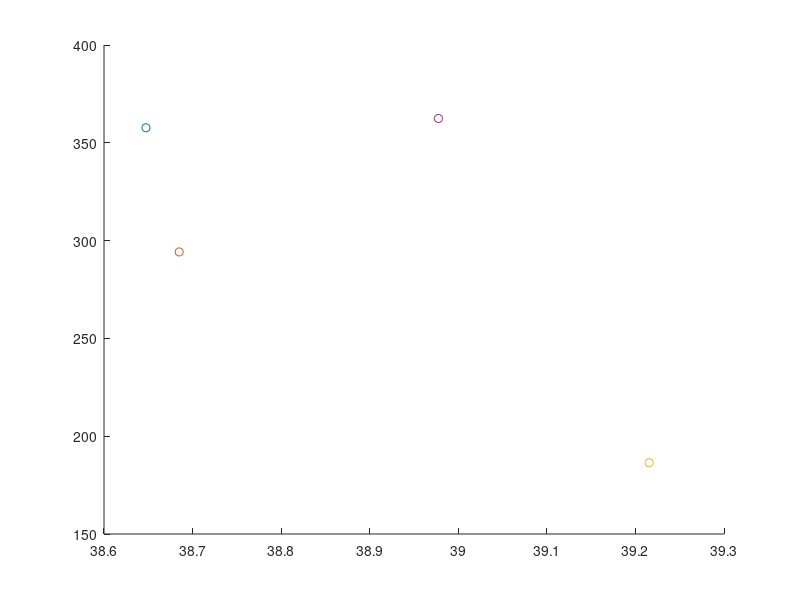

Recreate this plot in MATLAB.
clc
clear
close all

% Weight & Balance Estimation for Transport Aircraft

% Variable Definitions:
A = 8.77; %- Wing aspect ratio (unitless)
Ah = 5.8; %- Horizontal tailplane aspect ratio (unitless)
Av = 2*1.6; %- Vertical tailplane aspect ratio (unitless)
Afc = 3887.9244; %- Cargo hold floor area (ft^2), set to 0 initially, replace with actual value
Bw = 213.2; %- Wing span (ft), set to 0 initially, replace with actual value
Bh = 51; % - Horizontal tailplane span (ft)
D = 20.8; %- Maximum fuselage diameter (ft), set to 0 initially, replace with actual value
Fw = 14.7638; %- Fuselage width at horizontal tail intersection (ft), set to 0, replace as needed
HtHv = 0; % - Location of horizontal tailplane on vertical tail (0 for fuselage-mounted, 1 for T-tail)
Kbuf = 5.68; %- Factor for range; 1.02 for short ranges, 5.68 for very long ranges
Kdoor = 1; %- Door factor, 1.0 if no cargo door, 1.06 for one side cargo door, 1.12 for aft clamshell
Klav = 1.11; %- Lavatory factor, 1.11 for long range, 0.31 for short range, 3.9 for business jets
KLg = 1.12; % - Landing gear factor, 1.12 if fuselage mounted, 1.0 otherwise
Kmp = 1; %- Kneeling main gear factor, 1.126 for kneeling gear, 1.0 otherwise
Kng = 1.017; %- Nacelle factor, 1.017 for pylon mounted nacelle, 1.0 otherwise
Knp = 1; %- Nose gear factor, 1.15 for kneeling nose gear, 1.0 otherwise
Kr = 1; %      - Engine factor, 1.133 for reciprocating engines, 1.0 otherwise
Ktp = 1; %- Turboprop factor, 0.793 for turboprop, 1.0 otherwise
Kuht = 1; %- Factor for all-moving tail, 1.143 for all-moving, 1.0 otherwise
L = 246.063; %- Fuselage structural length (ft), to be assigned
La = 250; %       - Electrical routing distance; generators to avionics to cockpit (ft)
Lec = 800; %        - Engine controls routing distance; engine to cockpit - total if multi-engine (ft)
Lf = 264.4357; %- Total fuselage length (ft)
Lht = 121.4; %    - Length from wing aerodynamic center to horizontal tail aerodynamic center (ft)
Lm = 160; %         - Main landing gear length (inches)
Ln = 120; %         - Nose landing gear length (inches)
Lvt = 114.8; %    - Length from wing aerodynamic center to vertical tail aerodynamic center (ft)
Ky = 0.238 * Lht; % - Aircraft pitching radius of gyration, approx. 0.3*Lht (ft)
Kz = Lvt; % - Aircraft yaw radius of gyration, approx. Lvt (ft)
Nc = 12; %       - Number of crew, typically set as required by the design
Nen = 4; %     - Number of engines
Nf = 5; %     - Number of control functions, typically 4-7
Ngear = 2.85; % - Gear load ratio, typically 2.7-3 for commercial aircraft
Ngen = 5; %    - Number of generators, typically equal to Nen
Nl = 1.5 * Ngear; %    - Ultimate landing gear load factor, typically 1.5*Ngear
NLt = 17.4; %- Nacelle length (ft)
Nm = 1; % - Number of mechanical functions performed by controls, usually 0-2
Nmss = 4; %       - Number of main gear shock struts
Nmw = 16; %     - Number of main wheels
Nnw = 2; %     - Number of nose wheels
Np = 516; % - Total number of persons onboard (crew + passengers)
Nseat = 516; %- Number of seats of given type
Nt = 5; % - Total number of fuel tanks
Nw = 6.9; % - Nacelle width (ft)
Nz = 1.5*2.5; %- Ultimate load factor, typically 1.5 * limit load factor
Rkva = 50; % - Electrical system rating, usually 40-60 kVA for transports
Scs = 540; %    - Total control surface area (ft^2)
Scsw = 530; %   - Area of wing-mounted control surfaces (ft^2)
Se = 100; %    - Elevator area (ft^2)
Sf = 37027; %- Fuselage wetted area (ft^2)
Sht = 1039.8; %     - Horizontal tailplane area (ft^2)
Sn = 650; %     - Nacelle wetted area (ft^2)
Sw = 5188.2; %- Reference wing area (ft^2)
Svt = 433.6; %      - Vertical tailplane area (ft^2)
tc_root = 0.14; %- Wing root thickness-to-chord rEngineWenatio
tc_rootv = 0.12; %- Vertical tailplane root thickness-to-chord ratio
Vi = 59438.7; %- Integral fuel tank volume (gal)
Vp = 0; % - Self-sealing tank volume (gal)
Vpr = 150000; %     - Volume of pressurized sections (ft^3)
Vs = 231.6; %- Landing stall speed (ft/s)
Vt = Vi +Vp; %- Total volume of fuel tanks (gal)
WAPU = 500; %- Uninstalled APU weight (lb)
Wc = 0; % - Maximum cargo weight (lb)
Wdg = 859928.486; % - Design gross weight (lb)
Wen = 13552; %- Engine weight (lb)
Wenc = 19841.6; %- Weight of engine and contents (lb)
Wl = 859928.486; %- Landing design gross weight (lb)
Wseat = 13; %- Weight of single seat (lb)
Wuav = 1100; % - Uninstalled avionics weight, typically 800-1400 lb
lambda = 0.25; %- Wing taper ratio
Lambda = 0.464; %- Wing quarter chord sweep angle (radians)
Lambda_ht = 0.26; %- Horizontal tailplane quarter chord sweep (radians)
Lambda_vt = 0.26; %- Vertical tailplane quarter chord sweep (radians)
g = 32.18504;
Iy = Wdg * Ky ^ 2 / g; %- Pitching moment of inertia (lb*ft^2), approximated as Wo*Ky^2/g
Kws = 0.75 * ((1 + 2 * lambda) / (1 + lambda)) * Bw * tan(Lambda) / L; % - Wing sweep factor, calculated as 0.75 * [(1 + 2*lambda)/(1 + lambda)] * Bw * tan(Lambda) / L

% % Default values for unspecified variables (set to zero, modify as needed):
% A = 0; % Wing aspect ratio
% Ah = 0; % Horizontal tailplane aspect ratio
% Av = 0; % Vertical tailplane aspect ratio
% Bw = 0; % Wing span in ft
% D = 0; % Fuselage diameter in ft
% % ... Continue initializing all variables used in equations as above

% Begin Calculations
% 1. Aircraft Wing Weight
% Wdg = 0; % Design gross weight, replace with actual value
% Nz = 0; % Ultimate load factor, typically 1.5 * limit load factor
% Sw = 0; % Reference wing area, replace with actual value
% A = 0; % Aspect ratio of the wing
% lambda = 0; % Wing taper ratio
% Scsw = 0; % Area of wing-mounted control surfaces
% Lambda = 0; % Wing quarter chord sweep (radians)
% tc_root = 0; % Wing root thickness-to-chord ratio


% Equation for Wing Weight (Ww)
CGw = 39; % Wing CG location (m)
Zw = -1.83;
Ww = (0.78 * 0.0051 * (Wdg * Nz) ^ 0.557 * Sw ^ 0.649 * A ^ 0.5 * (1 + lambda) ^ 0.1 * ...
    Scsw ^ 0.1 )/ (cos(Lambda) * (tc_root) ^ 0.4); % Wing Weight
% Comment: Replace variables with actual values as needed.

% engine weight
CGeng = CGw - 0.7;
Zeng = -4.5;
W_engines = Nen * Wen;

% 2. Horizontal Tailplane Weight (Wht)
% Kuht = 1; % Factor for all-moving tail, typically 1.143 for all-moving, 1.0 otherwise
% Sht = 0; % Horizontal tailplane area in ft^2
% Ky = 0; % Aspect ratio of the horizontal tail
% Fw = 0; % Fuselage width at horizontal tail intersection
% Bh = 0; % Horizontal tailplane span in ft
% Lht = 0; % Length from wing aerodynamic center to horizontal tail aerodynamic center
% Lambda_ht = 0; % Horizontal tail quarter-chord sweep (radians)
CGht = 72.1;
Zht = 1.55;
Wht = 0.75 * 0.0379 * Kuht * Wdg ^ 0.639 * Nz ^ 0.1 * Sht ^ 0.75 * Ky ^ 0.704 * ...
    Ah ^ 0.166 * (1 + Se / Sht) ^ 0.1 / ((1 + Fw / Bh) ^ 0.25 * Lht * cos(Lambda_ht));
% Comment: Replace with actual values for Wht calculation.

% 3. Vertical Tailplane Weight (Wvt)
% HtHv = 0; % Location factor, 0.0 for fuselage mounted, 1.0 for T-tail
% Svt = 0; % Vertical tailplane area in ft^2
% Av = 0; % Vertical tailplane aspect ratio
% Lvt = 0; % Length from wing aerodynamic center to vertical tail aerodynamic center
% Lambda_vt = 0; % Vertical tail quarter-chord sweep (radians)
% tc_rootv = 0; % Vertical tail root thickness-to-chord ratio
CGvt = 71.1;
Zvt = 4.64;
Wvt = 0.75 * 0.0026 * (1 + HtHv) ^ 0.225 * Wdg ^ 0.556 * Nz ^ 0.536 * Svt ^ 0.5 * ...
    Ky ^ 0.875 * Av ^ 0.35 * Lvt ^ 0.5 * cos(Lambda_vt) * (tc_rootv) ^ 0.5;
% Comment: Replace variables for accurate vertical tail weight estimation.

% Continue defining
% Continue defining remaining equations based on the document

% 4. Fuselage Weight (Wfus)
% Sf = 0; % Fuselage wetted area (ft^2)
% L_D = 0; % Lift-to-drag ratio, typically 10-20 for transport aircraft
CGfus = L * 0.435 / 3.281;
Zfus = 0;
Wfus = 0.85 * 0.3280 * Kdoor * KLg * (Wdg * Nz) ^ 0.5 * L ^ 0.25 * Sf ^ 0.302 * ...
    (1 + Kws) ^ 0.04 * (L/D) ^ 0.1;
% Comment: Replace variables with actual values for fuselage weight.

% 5. Main Landing Gear Weight (Wmlg)
% Lm = 0; % Main landing gear length (inches)
% Nmss = 0; % Number of main gear shock struts
% Nmw = 0; % Number of main wheels
% Vs = 0; % Landing stall speed (ft/s)
CGmlg = 43;
Zmlg = -6.33;
Wmlg = 0.88 * 0.0106 * Kmp * Wl ^ 0.888 * Nl ^ 0.25* Lm ^ 0.4 *Nmw^0.321 * Vs ^ 0.1 / (Nmss ^ 0.5);
% Comment: Replace values for main landing gear weight.

% 6. Nose Landing Gear Weight (Wnlg)
% Ln = 0; % Nose landing gear length (inches)
% Nnw = 0; % Number of nose wheels
CGnlg = 7;
Znlg = -6.33;
Wnlg = 0.88 * 0.032 * Knp * Wl ^ 0.646 * Nl ^ 0.2 * Ln ^ 0.5 * Nnw ^ 0.45;
% Comment: Replace variables with actual values for nose landing gear weight.

% 7. Nacelle Weight (Winl)
% NLt = 0; % Nacelle length (ft)
% Nw = 0; % Nacelle width (ft)
% Wenc = 0; % Weight of engine and contents (lb)
% Sn = 0; % Nacelle wetted area (ft^2)
CGinl = CGw - 1.4;
Zinl = Zeng;
Winl = 0.85 * 0.6724 * Kng * NLt ^ 0.1 * Nw ^ 0.294 * Nz ^ 0.119 * Wenc ^ 0.611 *Nen^0.984* Sn ^ 0.224;
% Comment: Replace values for nacelle weight.

% 8. Engine Controls Weight (Wec)
% Lec = 0; % Engine control routing distance (ft)
CGec = CGeng;
Zec = Zeng;
Wec = 5 * Nen + 0.8 * Lec;
% Comment: Weight of engine controls; set Nen and Lec as needed.

% 9. Engine Starter Weight (Wes)
% Wen = 0; % Engine weight (lb)
CGes = CGeng;
Zes = Zeng;
Wes = 49.19 * (Nen * Wen / 1000) ^ 0.541;
% Comment: Engine starter weight; specify engine weight and number of engines.

% 10. Fuel System Weight (Wfs)
% Vt = 0; % Total volume of fuel tanks (gal)
% Nt = 0; % Number of fuel tanks
% Vp = 0; % Self-sealing tank volume (gal)
% Vi = 0; % Integral fuel tank volume (gal)
CGfs = CGeng + 0.1;
Zfs = -2.01;
Wfs = 2.405 * Vt ^ 0.606 * Nt ^ 0.5 * (1 + Vp / Vt) / (1 + Vi / Vt);
% Comment: Fuel system weight; define fuel volumes and tank counts.

% 11. Flight Controls Weight (Wfc)
% Scs = 0; % Total control surface area (ft^2)
% Iy = 0; % Pitching moment of inertia (lb*ft^2), usually ≈ Wdg * Ky^2 / g
% Nm = 0; % Number of mechanical functions performed by controls
CGfc = 50;
Zfc = -1;
Wfc = 145.9 * Nf ^ 0.554 * Scs ^ 0.2 * (Iy * 1e-6) ^ 0.07 / (1 + Nm / Nf);
% Comment: Flight controls weight; specify control surface area and inertia.

% 12. Installed APU Weight (WAPUinst)
% WAPU = 0; % Uninstalled APU weight (lb)
CGapu = 75;
Zapu = 1.34;
WAPUinst = 2.2 * WAPU;
% Comment: Installed APU weight; specify WAPU.

% 13. Instruments Weight (Winstr)
% Kr = 1; % Engine type factor, 1.133 for reciprocating engines, 1.0 otherwise
% Ktp = 1; % Turboprop factor, 0.793 for turboprop, 1.0 otherwise
CGinstr = 4;
Zinstr = 0;
Winstr = 4.509 * Kr * Ktp * Nc ^ 0.541 * Nen * (Lf + Bw) ^ 0.5;
% Comment: Instrument weight; define factors, number of crew, and dimensions.

% 14. Hydraulic System Weight (Whydr)
CGhydr = 50;
Zhydr = -1;
Whydr = 0.2673 * Nf * (Lf + Bw) ^ 0.937;
% Comment: Hydraulic system weight; replace Nf, Lf, Bw as needed.

% 15. Electrical System Weight (Wel)
% Rkva = 0; % System electrical rating (kVA)
CGel = 45;
Zel = -1;
Wel = 7.291 * Rkva ^ 0.782 * La ^ 0.346 * Ngen ^ 0.1;
% Comment: Electrical system weight; set electrical rating and routing distance.

% 16. Avionics Weight (Wav)
% Wuav = 0; % Uninstalled avionics weight, typically 800-1400 lb
CGav = 5;
Zav = 0;
Wav = 1.73 * Wuav ^ 0.983;
% Comment: Avionics weight; specify Wuav.

% 17. Furnishings Weight (Wfurn)
% Nseat = 0; % Number of seats
% Wseat = 0; % Weight of single seat, e.g., 60 lb for flight deck, 32 lb for passenger
% Klav = 0; % Lavatory factor
% Kbuf = 0; % Buffer factor for furnishings
CGfurn = CGfus;
Zfurn = 1;
Wfurn = 0.0577 * Nc ^ 0.1 * Wc ^ 0.393 * Sf ^ 0.75 + Nseat * Wseat + Klav * Np ^ 1.33 + Kbuf * Np ^ 1.12;
% Comment: Furnishings weight; define seating and comfort parameters.

% 18. Air-Conditioning Weight (Wac)
% Vpr = 0; % Volume of pressurized sections (ft^3)
CGac = CGfus;
Zac = 2.5;
Wac = 62.36 * Np ^ 0.25 * (Vpr * 1e-3) ^ 0.604 * Wuav ^ 0.1;
% Comment: Air-conditioning weight; specify volumes and number of persons.

% 19. Anti-Icing System Weight (Wai)
CGai = CGw - 1;
Zai = Zw;
Wai = 0.002 * Wdg;
% Comment: Anti-icing system weight; set Wdg.

% 20. Handling Gear Weight (Whg)
CGwhg = 0;
Whg_civilian = 0; % Civilian handling gear weight
% Afc = 0; % Cargo hold floor area (ft^2)
CGmil = 35;
Whg_military = 0; % Military handling gear weight

% add thrust reverser effects
W_engines = W_engines + 0.3 * Winl;

% Final output
% Display calculated weights for verification:
disp(['Wing Weight (Ww): ', num2str(Ww*0.453592)]);
disp(['Horizontal Tailplane Weight (Wht): ', num2str(Wht*0.453592)]);
disp(['Vertical Tailplane Weight (Wvt): ', num2str(Wvt*0.453592)]);
disp(['Fuselage Weight (Wfus): ', num2str(Wfus*0.453592)]);
disp(['Main Landing Gear Weight (Wmlg): ', num2str(Wmlg*0.453592)]);
disp(['Nose Landing Gear Weight (Wnlg): ', num2str(Wnlg*0.453592)]);
disp(['Nacelle Weight (Winl): ', num2str(Winl*0.453592)]);
disp(['Engine Controls Weight (Wec): ', num2str(Wec*0.453592)]);
disp(['Engine Starter Weight (Wes): ', num2str(Wes*0.453592)]);
disp(['Fuel System Weight (Wfs): ', num2str(Wfs*0.453592)]);
disp(['Flight Controls Weight (Wfc): ', num2str(Wfc*0.453592)]);
disp(['Installed APU Weight (WAPUinst): ', num2str(WAPUinst*0.453592)]);
disp(['Instruments Weight (Winstr): ', num2str(Winstr*0.453592)]);
disp(['Hydraulic System Weight (Whydr): ', num2str(Whydr*0.453592)]);
disp(['Electrical System Weight (Wel): ', num2str(Wel*0.453592)]);
disp(['Avionics Weight (Wav): ', num2str(Wav*0.453592)]);
disp(['Furnishings Weight (Wfurn): ', num2str(Wfurn*0.453592)]);
disp(['Air-Conditioning Weight (Wac): ', num2str(Wac*0.453592)]);
disp(['Anti-Icing System Weight (Wai): ', num2str(Wai*0.453592)]);
disp(['Civilian Handling Gear Weight (Whg_civilian): ', num2str(Whg_civilian*0.453592)]);
disp(['Military Handling Gear Weight (Whg_military): ', num2str(Whg_military*0.453592)]);
disp(['Engine Weight (W_engines): ', num2str(W_engines*0.453592)]);

% get total weight
Wtotal = Ww + Wht + Wvt + Wfus + Wmlg + Wnlg + Winl + Wec + Wes + Wfs + ...
    Wfc + WAPUinst + Winstr + Whydr + Wel + Wav + Wfurn + Wac + Wai + ...
    Whg_civilian + Whg_military + W_engines;

Wtotal_tons = Wtotal / 2204;
disp(Wtotal_tons)

disp(['Total Weight (empty): ', num2str(Wtotal_tons), ' tons']);

% get cg
CGtotal = (Ww * CGw + Wht * CGht + Wvt * CGvt + Wfus * CGfus + Wmlg * CGmlg + ...
    Wnlg * CGnlg + Winl * CGinl + Wec * CGec + Wes * CGes + Wfs * CGfs + ...
    Wfc * CGfc + WAPUinst * CGapu + Winstr * CGinstr + Whydr * CGhydr + ...
    Wel * CGel + Wav * CGav + Wfurn * CGfurn + Wac * CGac + Wai * CGai + ...
    Whg_civilian * CGwhg + Whg_military * CGmil + W_engines * CGeng) / Wtotal;

disp(['Total x_cg (empty): ', num2str(CGtotal), ' m']);

% get z center of gravity

ZCGtotal = (Ww * Zw + Wht * Zht + Wvt * Zvt + Wfus * Zfus + Wmlg * Zmlg + ...
    Wnlg * Znlg + Winl * Zinl + Wec * Zec + Wes * Zes + Wfs * Zfs + ...
    Wfc * Zfc + WAPUinst * Zapu + Winstr * Zinstr + Whydr * Zhydr + ...
    Wel * Zel + Wav * Zav + Wfurn * Zfurn + Wac * Zac + Wai * Zai) / Wtotal;

disp(['Total z_cg (empty): ', num2str(ZCGtotal), ' m']);

% add fuel, pax, luggage
Wfuel = 176; % tons
Wpax = 38.7; % tons
Wluggage = 9.42; % tons

Wtotal_full = Wtotal_tons + Wfuel + Wpax + Wluggage;
disp(['Total Weight (full): ', num2str(Wtotal_full), ' tons']);


% get cg
CGfuel = CGfs; % m
CGpax = 40; % m
CGluggage = 40; % m
Zfuel = Zfs;
Zpax = 0.5;
Zluggage = -0.5;


%==================== FUEL TANK DISTRIBUTION ==============================
CG_iwtank = 36.553; % inner wing tank xcg (m)
CG_ftank = 33.39; % fuselage tank xcg (m)
CG_owtank = 42.01; % outer wing tank xcg (m)
CG_trimtank = 73; % trim tank xcg (m)

W_iwtank = 55.5; % inner wing tank fuel mass (tons)
W_ftank = 44.2; % fuselage tank fuel mass (tons)
W_owtank = 76.4; % outer wing tank fuel mass (tons)
W_trimtank = 3.1; % trim tank fuel mass (tons)

CG_fore = (CG_iwtank * W_iwtank + CG_ftank * W_ftank) / (W_iwtank + W_ftank);
W_fore = (W_iwtank + W_ftank);

CGfuel = (CG_iwtank * W_iwtank + CG_ftank * W_ftank + CG_owtank *...
    W_owtank + CG_trimtank * W_trimtank) / (W_iwtank + W_ftank...
    + W_owtank + W_trimtank);

CG_fuelled_front = (Wtotal_tons * CGtotal + W_fore * CG_fore + Wpax...
    * CGpax + Wluggage * CGluggage) / (Wtotal_tons + W_fore + Wpax + Wluggage)

CG_fuelled_aft = (Wtotal_tons * CGtotal + W_owtank * CG_owtank + Wpax...
    * CGpax + Wluggage * CGluggage) / (Wtotal_tons + W_owtank + Wpax + Wluggage)

CGtotal_full = (Wtotal_tons * CGtotal + (Wfuel+W_trimtank) * CGfuel + Wpax * CGpax...
    + Wluggage * CGluggage) / (Wtotal_full + W_trimtank);
disp(['Total CG (full): ', num2str(CGtotal_full), ' m']);

CGempty_trimtank = (Wtotal_tons * CGtotal + W_trimtank * CG_ftank)...
    / (Wtotal_tons + W_trimtank);

zCGtotal_full = (Wtotal_tons * ZCGtotal + Wfuel * Zfuel + Wpax * Zpax...
    + Wluggage * Zluggage) / (Wtotal_full + W_trimtank);
disp(['Total z_cg (full): ', num2str(zCGtotal_full), ' m']);

%plotting the CG envelope

W_cruise_start= Wtotal_tons + 0.97*0.985*Wfuel + Wpax + Wluggage + W_trimtank;
CG_cruise_start= (Wtotal_tons * CGtotal + 0.97*0.985*Wfuel * CGfuel + Wpax * CGpax + Wluggage * CGluggage) / W_cruise_start;
disp(['Total CG (cruise start): ', num2str(CG_cruise_start), ' m']);

W_cruise_end= Wtotal_tons + 0.97*0.985*0.6225*Wfuel + Wpax + Wluggage+ W_trimtank ;
CG_cruise_end= (Wtotal_tons * CGtotal + 0.97*0.985*0.625*Wfuel * CGfuel + Wpax * CGpax + Wluggage * CGluggage) / W_cruise_end;
disp(['Total CG (cruise end): ', num2str(CG_cruise_end), ' m']);
 
Wtotal_nofuel= Wtotal_tons + Wpax + Wluggage;
disp(['Total Weight (no fuel): ', num2str(Wtotal_nofuel), ' tons']);
CGtotal_nofuel = (Wtotal_tons * CGtotal + Wpax * CGpax + Wluggage * CGluggage) / Wtotal_nofuel;
disp(['Total CG (no fuel): ', num2str(CGtotal_nofuel), ' m']);

% figure
% plot(W_trimtank, abs(CGfuel-CGtotal_nofuel), LineWidth=2)
% xlabel('trim tank mass (Kg)')
% ylabel('difference between cg with no fuel and cg full')

figure
scatter(CG_cruise_start, W_cruise_start, 'green')
hold on
scatter(CG_cruise_end, W_cruise_end, 'blue')
scatter(CGtotal_nofuel, Wtotal_nofuel, 'red')
scatter(CGtotal_full, Wtotal_full, 'magenta')


% get Iyy using sum(Iyy) = sum(m * (x - x_cg)^2)
Iyy = Ww * (CGw - CGtotal)^2 + Wht * (CGht - CGtotal)^2 + Wvt * (CGvt - CGtotal)^2 + ...
    Wfus * (CGfus - CGtotal)^2 + Wmlg * (CGmlg - CGtotal)^2 + Wnlg * (CGnlg - CGtotal)^2 + ...
    Winl * (CGinl - CGtotal)^2 + Wec * (CGec - CGtotal)^2 + Wes * (CGes - CGtotal)^2 + ...
    Wfs * (CGfs - CGtotal)^2 + Wfc * (CGfc - CGtotal)^2 + WAPUinst * (CGapu - CGtotal)^2 + ...
    Winstr * (CGinstr - CGtotal)^2 + Whydr * (CGhydr - CGtotal)^2 + Wel * (CGel - CGtotal)^2 + ...
    Wav * (CGav - CGtotal)^2 + Wfurn * (CGfurn - CGtotal)^2 + Wac * (CGac - CGtotal)^2 + ...
    Wai * (CGai - CGtotal)^2 + Whg_civilian * (CGwhg - CGtotal)^2 + Whg_military * (CGmil - CGtotal)^2 + ...
    W_engines * (CGeng - CGtotal)^2 + Wfuel * (CGfuel - CGtotal_full)^2 + ...
    Wpax * (CGpax - CGtotal_full)^2 + Wluggage * (CGluggage - CGtotal_full)^2;

% convert from lb*m^2 to kg*m^2
Iyy = Iyy * 0.453592;

disp(['Iyy: ', num2str(Iyy), ' kg*m^2']);